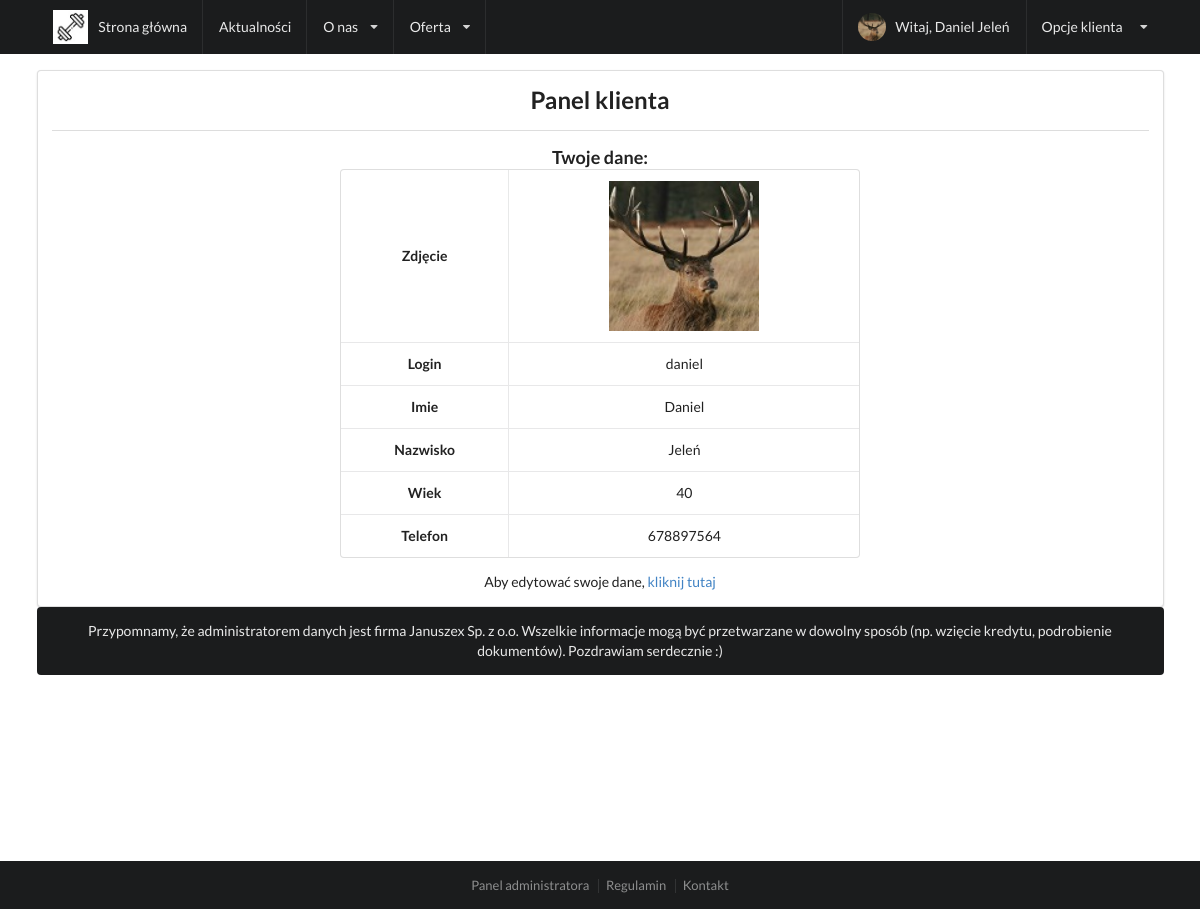
/klient/panel (signed in), run on the app's committed database.
### tables this page shows
CREATE TABLE `users` (
  `id` int NOT NULL,
  `login` varchar(255) NOT NULL,
  `password` varchar(255) NOT NULL,
  `status` text NOT NULL,
  `name` varchar(255) NOT NULL,
  `surname` varchar(255) NOT NULL,
  `avatar` varchar(32) NOT NULL,
  `age` int NOT NULL,
  `telephone` varchar(128) NOT NULL
);

### index.php (called while the page is built, shortened)
<?php
    $request = $_SERVER['REQUEST_URI'];
    routing($request);
?>

### model/userClass.php (called while the page is built, shortened)
<?php
class User
{
    private $id;
    public function getId() {return $this->id;}
}
?>

### views/klient/customerData.php (the view)
<div class="ui container">
    <div class="row">
        <div class="ui segment">
            <div class="row">
                    <div class="ui center aligned container">
                        <h2>Panel klienta</h2>
                    </div>
            </div>
            <div class="ui divider"></div>
            <div class="row">
                <div class="ui center aligned container">
                    <h3>Twoje dane:</h3>
                </div>
            </div>
            <div class="row">
                <?php
                    $myId = unserialize($_SESSION['loggedUser'])->getId();
                    $result = $db->query("SELECT * FROM users WHERE id=$myId");
                ?>
                <div class="ui grid container">
                    <div class="four wide column"></div>
                    <div class="eight wide column">
                        <?php foreach($result as $row): ?>
                            <table class='ui selectable celled center aligned table'>
                                    <tr>
                                        <td><strong>Zdjęcie</strong></td>
                                        <td><img class="ui centered small image" src="/other/avatars/<?php echo $row['avatar']?>"></td>
                                    </tr>
                                    <tr>
                                        <td><strong>Login</strong></td>
                                        <td><?php echo $row['login'];?></td>
                                    </tr>
                                    <tr>
                                        <td><strong>Imie</strong></td>
                                        <td><?php echo $row['name'];?></td>
                                    </tr>
                                    <tr>
                                        <td><strong>Nazwisko</strong></td>
                                        <td><?php echo $row['surname'];?></td>
                                    </tr>
                                    <tr>
                                        <td><strong>Wiek</strong></td>
                                        <td><?php echo $row['age'];?></td>
                                    </tr>
                                    <tr>
                                        <td><strong>Telefon</strong></td>
                                        <td><?php echo $row['telephone'];?></td>
                                    </tr>
                            </table>
                        <?php endforeach; ?>
                        <div class="ui center aligned container">
                            Aby edytować swoje dane, <a href="/klient/zmianadanych">kliknij tutaj</a>
                        </div>
                    </div>
                    <div class="four wide column"></div>
                </div>
            </div>
        </div>
    </div>
    <div class="row">
        <div class="ui inverted segment">
            <div class="ui center aligned container">
                Przypomnamy, że administratorem danych jest firma Januszex Sp. z o.o. Wszelkie informacje mogą być przetwarzane w dowolny sposób (np. wzięcie kredytu, podrobienie dokumentów). Pozdrawiam serdecznie :)
            </div>
        </div>
    </div>
</div>

### data on the page
users: avatar (picture), login "daniel", name "Daniel", surname "Jeleń", age "40", telephone "678897564"

### other printed values
unserialize($_SESSION['loggedUser'])->getName() "Daniel"
unserialize($_SESSION['loggedUser'])->getSurname() "Jeleń"
